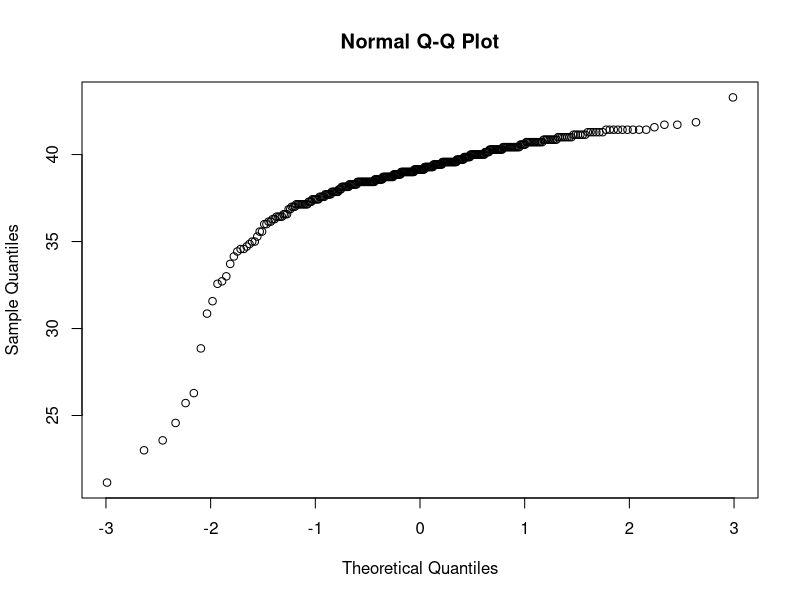
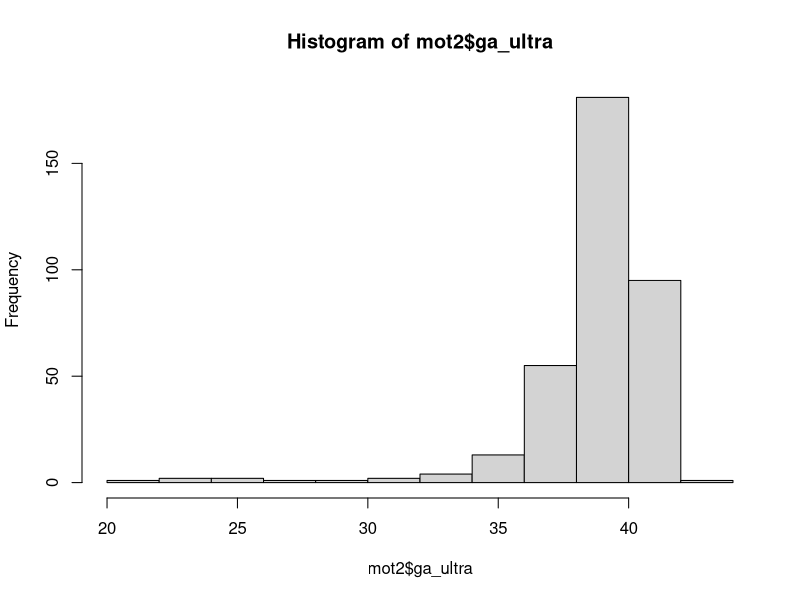
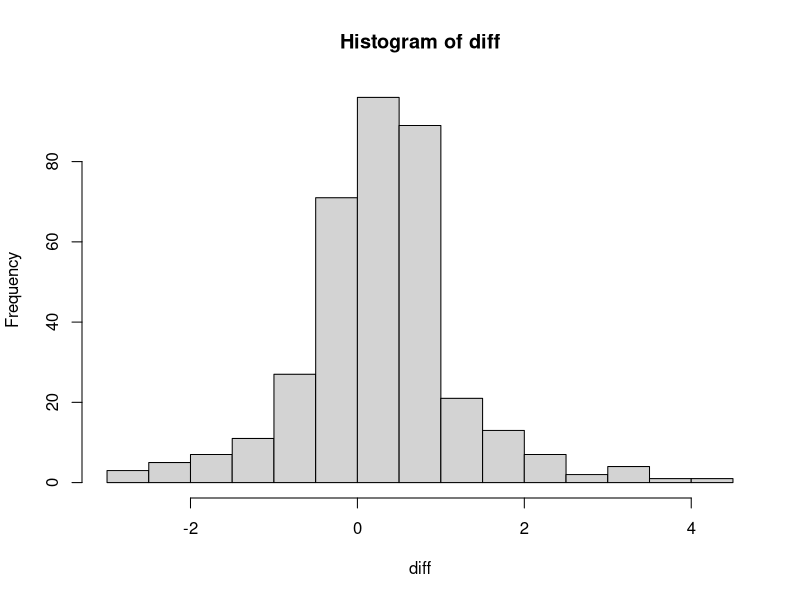
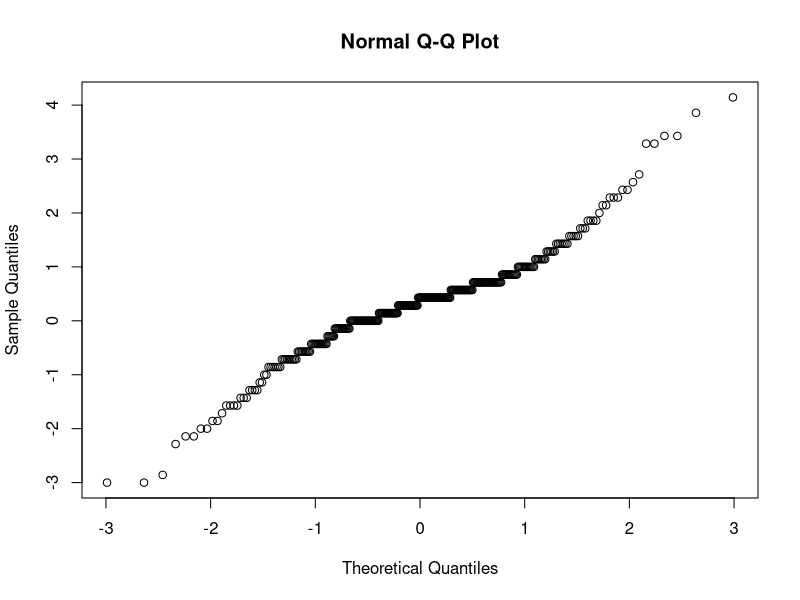
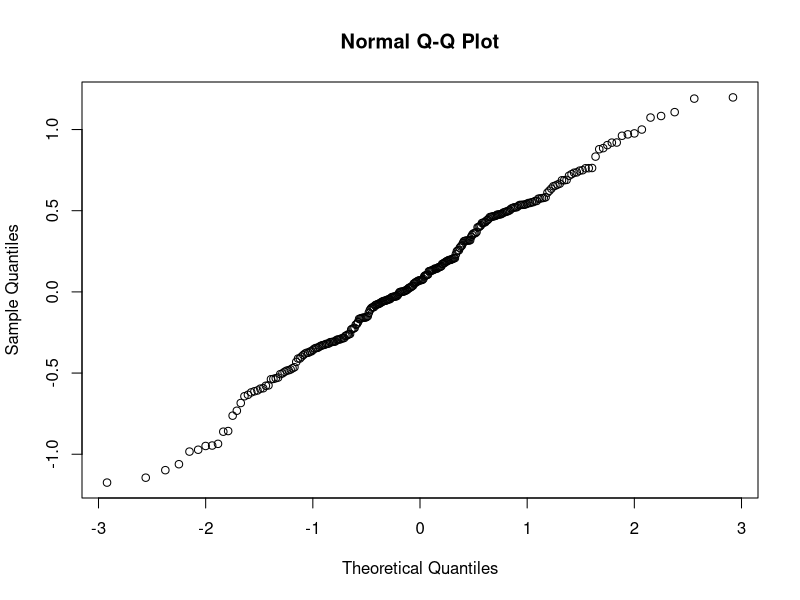

Here is the R script that generated these plots, in order:
## ---- chunk 1
knitr::opts_chunk$set(echo = TRUE,message = F, warning = F)
## ---- chunk 2
library(data.table)
library(tidyverse)
library(knitr)
## ---- chunk 3
mot=fread("data/Midterm_BWT.dat")
## ---- chunk 4
mot2=mot%>%mutate(ga_ultra=replace(ga_ultra,ga_ultra>70,NA))
mot2=mot2%>%mutate(rand_month=replace(rand_month,rand_month>12|rand_month<1,NA))
mot2=mot2%>%mutate(ppnum=replace(ppnum,ppnum<0,NA))
## ---- chunk 5
qqnorm(mot2$ga_ultra)
hist(mot2$ga_ultra,breaks=15)
## ---- chunk 6
library(nortest)
ult=mot2$ga_ultra
## ---- chunk 7
lillie.test(ult)
## ---- chunk 8
ult=mot2$ga_ultra
est=mot2$ga_est
diff=ult-est
a=mean(ult,na.rm=T)
b=mean(est,na.rm=T)
z=mean(diff,na.rm=T)/(sd(diff,na.rm=T)/sqrt(length(diff)))
## ---- chunk 9
t.test(diff)
## ---- chunk 10
hist(diff,breaks=15)
qqnorm(diff)
## ---- chunk 11
mean(diff,na.rm=T)
## ---- chunk 12
estc=est+.318
## ---- chunk 13
ks.test(estc,ult)
## ---- chunk 14
ga=mot2%>%select(ga_ultra,ga_est)
ga$ga_est=cut(ga$ga_est,c(0,37,40,Inf),right=F,labels=c("low","med","high"))
ga$ga_ultra=cut(ga$ga_ultra,c(0,37,40,Inf),right=F,labels=c("low","med","high"))
## ---- chunk 15
library(vcd)
## ---- chunk 16
gatab=table(ga)
gatab2=addmargins(gatab)
gatab2
## ---- chunk 17
(k=Kappa(gatab))
confint(Kappa(gatab))
## ---- chunk 18
k$Unweighted
## ---- chunk 19
days=c(31,28,31,30,31,30,31,31,30,31,30,31) #create a vector of the number of days in each month
wtab=table(mot2$rand_month) #make table of women randomized per month
## ---- chunk 20
chisq.test(wtab, p=days/365,correct = F)
## ---- chunk 21
btab=table(mot2$birth_month)
a=as.data.frame(wtab)
colnames(a)=c("month","randomized")
b=as.data.frame(btab)
colnames(b)=c("month","births")
br=left_join(a,b)
month=br$month
randpct=prop.table(br$randomized)
birthpct=prop.table(br$births)
dat=cbind(month,randpct,birthpct)
dat #creating dataframe of percentage of births and women randomized by month
## ---- chunk 22
mot3=mot2%>%mutate(preterm=as.numeric(ga_ultra<37))
## ---- chunk 23
tab1=table(mot3$preterm,mot3$ppnum) #Create 2x2 Disease exposure table
tab2=addmargins(tab1) #adding margins to table
tab2
## ---- chunk 24
x=c(10,10,9,5) #number of diease+
n=c(67,127,81,33) #column total
score=c(1,2,3,4) # exposure level(rank order)
prop.trend.test(x,n,score)
## ---- chunk 25
group=mot3$group
preterm=mot3$preterm
gptab=table(preterm,group) #creating 2x2 table
gptab
chisq.test(gptab,correct = F) #chisquare test without continuity correction
## ---- chunk 26
pre=mot3$pd_pre
post=mot3$pd_post
pdiff=post-pre #create vector of differences
pdiff=na.omit(pdiff) #removing na values
qqnorm(pdiff) #qqplot of the difference vector
## ---- chunk 27
ybar=mean(pdiff)
sdy=sd(pdiff)
n=286
z=ybar/(sdy/sqrt(n))
z
## ---- chunk 28
pdiff2=mot3%>%mutate(diff=pd_post-pd_pre)%>%select(group,diff) #creating difference vector
pdiff2=na.omit(pdiff2) #removing NA values
g1=pdiff2%>%filter(group==1) #separting the two groups
g2=pdiff2%>%filter(group==2)
g1=g1$diff
g2=g2$diff
## ---- chunk 29
y1=mean(g1)
n1=length(g1)
s1=sd(g1)
y2=mean(g2)
n2=length(g2)
s2=sd(g2)
zstat=(y1-y2)/sqrt(s1^2/n1+s2^2/n2)
pvalue=pnorm(-3.26)*2
paste("z stat =", round(zstat,digits = 3), "p-value =",round(pvalue,digits =4))
## ---- chunk 30
t.test(g1,g2,var.equal = T,alternative="two.sided")
## ---- chunk 31
name=c("id","case","exposed","agegroup")
cc=fread("data/Midterm_CC.dat")
names(cc)=name
cc$case=factor(cc$case)
cc$exposed=factor(cc$exposed)
cc$agegroup=factor(cc$agegroup)
## ---- chunk 32
exposed=cc$exposed
case=cc$case
taba=table(exposed,case)
taba1=addmargins(taba)
taba1
## ---- chunk 33
etab=table(case,exposed)[2:1,2:1]
etab2=addmargins(etab)
etab2
## ---- chunk 34
x2=(174*((36*69)-(18*51))^2)/(54*120*87*87)
chicrit=qchisq(p=.95,df=1)
paste("Test stat=",x2, "critical value=", round(chicrit,digits = 3))
## ---- chunk 35
chisq.test(etab,correct=F) #correct=F turns off continuity correction, which we dont want in this case
## ---- chunk 36
OR=(36*69)/(18*51)
OR
## ---- chunk 37
library(epitools)
## ---- chunk 38
oddsratio.wald(taba)
## ---- chunk 39
age=cc$agegroup
tabage=etab=table(case,exposed,age) #creating an array of 2x2 tables stratfied by age group
mantelhaen.test(tabage) #running the test on the array
## ---- chunk 40
oddsratio.wald(tabage[,,1])
## ---- chunk 41
oddsratio.wald(tabage[,,2])
## ---- chunk 42
oddsratio.wald(tabage[,,3])
## ---- chunk 43
cc1=cc%>% mutate(mp=str_sub(id,3,4))%>%select(case,exposed,mp)#mp is matched pair variable
cases=cc1%>%filter(case==1)%>%rename(ecase=exposed)
cases=as_tibble(cases)
controls=cc1%>%filter(case==0)%>%rename(econtrol=exposed)
controls=as_tibble(controls)
cc2=full_join(cases,controls,by='mp')%>%select(c(mp,ecase,econtrol)) #joining the separated tables by mp
## ---- chunk 44
ecase=cc2$ecase
econtrol=cc2$econtrol
mptab=table(econtrol,ecase)[2:1,2:1]
mptab1=addmargins(mptab)
mptab1
## ---- chunk 45
#takes a 2x2 table (in epid form with controls as rows and cases as columns)
#computes the mcnemar test stat
mstat=function(table){
 t2=table[2]
 t3=table[3]
 m=(t2-t3)^2/(t3+t2)
 m
}
## ---- chunk 46
m=mstat(mptab)
crit=qchisq(.95,1)
paste("test stat is",m, "critical value is",round(crit,digits=3))
## ---- chunk 47
mcnemar.test(mptab,correct=F) #make sure correct=False so we dont have the continuity correction
## ---- chunk 48
orm= 25/7
v=1/7+1/25
c1=exp(log(orm)-1.96*sqrt(v))
c2=exp(log(orm)+1.96*sqrt(v))
ci=c(c1,c2)
paste("OR =", round(orm,digits = 2))
ci
